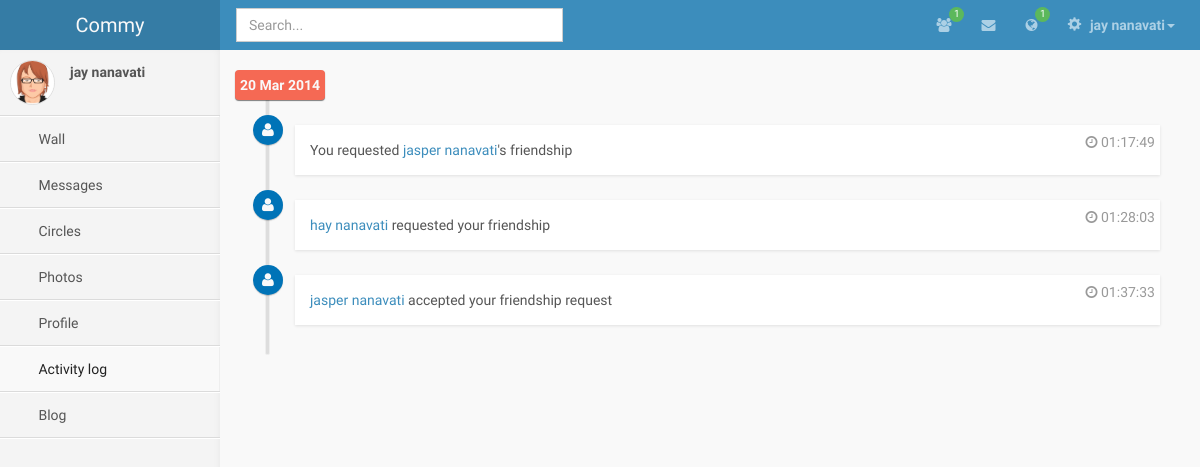
Before: /activity.php (signed in) with the older database file.
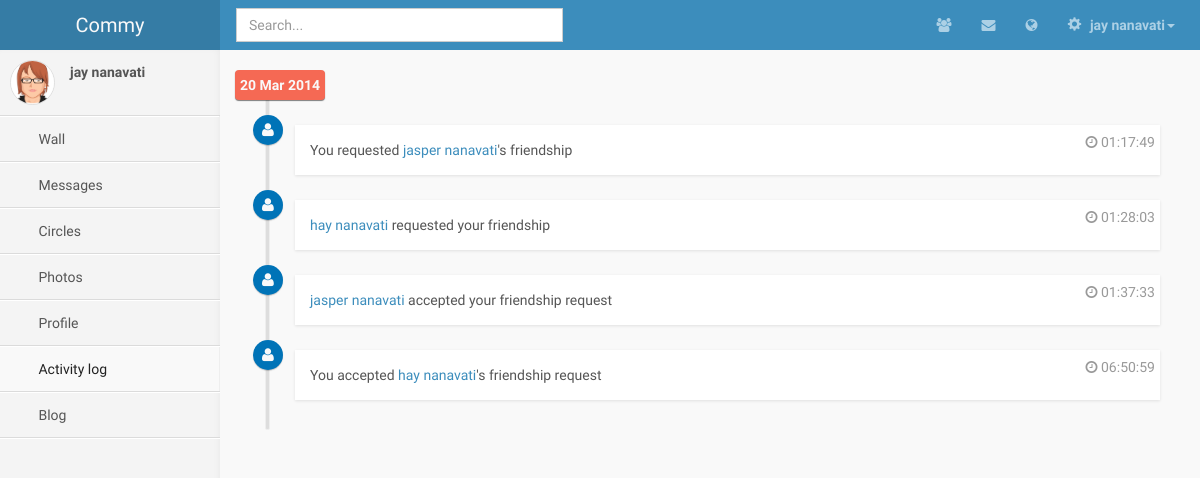
After: the same page with the newer database file.
### tables this page shows
CREATE TABLE IF NOT EXISTS `profile` (
  `id` int(11) NOT NULL AUTO_INCREMENT,
  `main_type` int(11) NOT NULL,
  `name` varchar(512) NOT NULL,
  `surname` varchar(512) NOT NULL,
  `profile_photo_id` int(11) DEFAULT NULL,
  `cover_photo_id` int(11) DEFAULT NULL,
  `dob` date NOT NULL,
  `email` varchar(512) NOT NULL,
  `password` varchar(512) NOT NULL,
  PRIMARY KEY (`id`),
  KEY `profile_photo_id` (`profile_photo_id`),
  KEY `cover_photo_id` (`cover_photo_id`)
);

CREATE TABLE IF NOT EXISTS `activity` (
  `id` int(11) NOT NULL AUTO_INCREMENT,
  `from_user_id` int(11) NOT NULL,
  `to_user_id` int(11) DEFAULT NULL,
  `main_type` int(11) NOT NULL,
  `sub_type` int(11) NOT NULL,
  `object_id` int(11) NOT NULL,
  `created_date` timestamp NOT NULL DEFAULT CURRENT_TIMESTAMP,
  PRIMARY KEY (`id`),
  KEY `to_user_id` (`to_user_id`),
  KEY `from_user_id` (`from_user_id`)
);

### activity.php (the view, shortened to what this page needs)
<!DOCTYPE HTML>
<html>
    <head>
         <?PHP
            require("includes/php-includes.php");
            require("includes/html-includes.php");
            if ($result = $mysqli->query("SELECT * FROM profile WHERE id = (SELECT profile_id FROM user WHERE id = " . $_SESSION["user_id"] . ") LIMIT 1"))
            {
                $profile = $result->fetch_object();
            }
        ?>
        <link href="css/activity.css" rel="stylesheet" type="text/css" />
    </head>
    <body class="skin-blue">
        <?PHP
			require("includes/header.php");
        ?>
        <div class="wrapper row-offcanvas row-offcanvas-left">
            <?PHP include_once('includes/sidebar.php'); ?>
            <aside class="right-side">
                <section class="content">
                    <div class="row">
                        <div class="col-md-12">
                            <ul class="timeline">
                                <?PHP
                                    if ($result = $mysqli->query("SELECT * FROM activity WHERE from_user_id = " . $_SESSION["user_id"] . " OR to_user_id = " . $_SESSION["user_id"] . " ORDER BY created_date ASC"))
                                    {
                                        $currentDate = 0;
                                        for ($i = 0; $i < $result->num_rows; $i++)
                                        {
                                            $activity = $result->fetch_object();
                                            $date = floor(strtotime($activity->created_date) / 86400);
                                            if ($date != $currentDate)
                                            {
                                                $currentDate = $date;
                                                echo "
                                                        <li class='time-label'>
                                                            <span class='bg-red'>
                                                                " . date("d M Y", strtotime($activity->created_date)). "
                                                            </span>
                                                        </li>
                                                        ";
                                            }
                                            echo "<li>";
                                            if ($activity->main_type == 0)
                                            {
                                                if ($activity->sub_type == 0)
                                                {
                                                    if ($activity->from_user_id == $_SESSION["user_id"])
                                                    {
                                                        $otherPerson = $mysqli->query("SELECT * FROM profile WHERE id = (SELECT profile_id FROM user WHERE id = $activity->to_user_id LIMIT 1) LIMIT 1")->fetch_object();
                                                        echo "<i class='fa fa-user bg-blue'></i><div class='timeline-item'><span class='time'><i class='fa fa-clock-o'></i> " . date("H:i:s", strtotime($activity->created_date)) . "</span><div class='timeline-body'>You requested <a href='view_profile.php?id=$activity->to_user_id'>$otherPerson->name $otherPerson->surname</a>'s friendship</div></div>";
                                                    }
                                                    else
                                                    if ($activity->to_user_id == $_SESSION["user_id"])
                                                    {
                                                        $otherPerson = $mysqli->query("SELECT * FROM profile WHERE id = (SELECT profile_id FROM user WHERE id = $activity->from_user_id LIMIT 1) LIMIT 1")->fetch_object();
                                                        echo "<i class='fa fa-user bg-blue'></i><div class='timeline-item'><span class='time'><i class='fa fa-clock-o'></i> " . date("H:i:s", strtotime($activity->created_date)) . "</span><div class='timeline-body'><a href='view_profile.php?id=$activity->from_user_id'>$otherPerson->name $otherPerson->surname</a> requested your friendship</div></div>";
                                                    }
                                                }
                                            }
                                            else
                                            if ($activity->main_type == 2)
                                            {
                                                if ($activity->sub_type == 1)
                                                {
                                                    if ($activity->from_user_id == $_SESSION["user_id"])
                                                    {
                                                        $otherPerson = $mysqli->query("SELECT * FROM profile WHERE id = (SELECT profile_id FROM user WHERE id = $activity->to_user_id LIMIT 1) LIMIT 1")->fetch_object();
                                                        echo "<i class='fa fa-user bg-blue'></i><div class='timeline-item'><span class='time'><i class='fa fa-clock-o'></i> " . date("H:i:s", strtotime($activity->created_date)) . "</span><div class='timeline-body'>You accepted <a href='view_profile.php?id=$activity->to_user_id'>$otherPerson->name $otherPerson->surname</a>'s friendship request</div></div>";
                                                    }
                                                    else
                                                    if ($activity->to_user_id == $_SESSION["user_id"])
                                                    {
                                                        $otherPerson = $mysqli->query("SELECT * FROM profile WHERE id = (SELECT profile_id FROM user WHERE id = $activity->from_user_id LIMIT 1) LIMIT 1")->fetch_object();
                                                        echo "<i class='fa fa-user bg-blue'></i><div class='timeline-item'><span class='time'><i class='fa fa-clock-o'></i> " . date("H:i:s", strtotime($activity->created_date)) . "</span><div class='timeline-body'><a href='view_profile.php?id=$activity->from_user_id'>$otherPerson->name $otherPerson->surname</a> accepted your friendship request</div></div>";
                                                    }
                                                }
                                            }
                                            echo "</li>";
                                        }
                                    }
                                ?>
                            </ul>
                        </div>
                    </div>
                </section>
            </aside>
        </div>
	    </body>
</html>

### includes/html-includes.php (shortened to what this page needs)
      <link href="css/bootstrap.min.css" rel="stylesheet" type="text/css" />
      <link href="css/font-awesome.min.css" rel="stylesheet" type="text/css" />
      <link href="css/ionicons.min.css" rel="stylesheet" type="text/css" />
      <link href="css/morris/morris.css" rel="stylesheet" type="text/css" />
      <link href="css/jvectormap/jquery-jvectormap-1.2.2.css" rel="stylesheet" type="text/css" />
      <link href="css/fullcalendar/fullcalendar.css" rel="stylesheet" type="text/css" />
      <link href="css/daterangepicker/daterangepicker-bs3.css" rel="stylesheet" type="text/css" />
      <link href="css/bootstrap-wysihtml5/bootstrap3-wysihtml5.min.css" rel="stylesheet" type="text/css" />
      <link href="css/AdminLTE.css" rel="stylesheet" type="text/css" />
      <link href="css/global.css" rel="stylesheet" type="text/css" />
<link rel="stylesheet" href="css/jquery.fileupload.css">

### includes/header.php (shortened to what this page needs)
<?PHP
	$friend_requests = 0;
	$messages = 0;
	$general_notifs = 0;
	if ($result = $mysqli->query("SELECT * FROM notification,activity WHERE notification.activity_id=activity.id AND notification.target_id=".$_SESSION["user_id"]))
            {
				while($row = $result->fetch_assoc()){
					if($row['main_type']==0){
						if($row['seen']==0){
							$friend_requests++;
						}
					}else if($row['main_type']==1){
						if($row['seen']==0){
							$messages++;
						}
					}else if($row['main_type']==2){
						if($row['seen']==0){
							$general_notifs++;
						}
					}
				}
            }
?>
        <header class="header">
            <a class="logo" href="#">Commy</a>
            <nav class="navbar navbar-static-top" role="navigation">
                <input type="text" autocomplete="off" name="q" id="search_box" class="form-control searchbox"  placeholder="Search..." style="margin-left:16px;">
                <div class="navbar-right">
                    <ul class="nav navbar-nav">
                        <li class="dropdown messages-menu" id="friend-request-icon">
                            <a href="#" class="dropdown-toggle" data-toggle="dropdown" id="friend-request-notif">
                                <i class="fa fa-users"></i>
								<?PHP
									if($friend_requests>0){
										echo '<span class="label label-success" id="friend-request-count">'.$friend_requests.'</span>';
									}
								?>
                            </a>
                        </li>
                        <li class="dropdown messages-menu">
                            <a href="#" class="dropdown-toggle" data-toggle="dropdown" >
                                <i class="fa fa-envelope"></i>
							</a>
                        </li>
                        <li class="dropdown messages-menu" id="general-notif-icon">
                            <a href="#" class="dropdown-toggle" data-toggle="dropdown" id="general-notif">
                                <i class="fa fa-globe"></i>
								<?PHP
									if($general_notifs>0){
										echo '<span class="label label-success" id="general-notif-count">'.$general_notifs.'</span>';
									}
								?>
                            </a>
                        </li>
                        <li class="dropdown user user-menu">
                            <a href="#" class="dropdown-toggle" data-toggle="dropdown">
                                <i class="glyphicon glyphicon-cog"></i>
                                <span><?PHP
                                    if (isset($profile)) {
                                        echo $profile->name . " " . $profile->surname;
                                    }
                                ?><i class="caret"></i></span>
                            </a>
									<?PHP
									$profile_photo_url="img/avatar3.png";
									?>
                        </li>
                    </ul>
                </div>
            </nav>
        </header>

### includes/sidebar.php
      <aside class="left-side sidebar-offcanvas">
          <section class="sidebar">
              <div class="user-panel">
                  <div class="pull-left image">
	<?PHP
                      echo '<img src="'.$profile_photo_url.'" class="img-circle" alt="User Image" />';
	?>
</div>
                  <div class="pull-left info">
                      <p><?PHP
                          if (isset($profile)) {
                              echo $profile->name . " " . $profile->surname;
                          }
                      ?></p>
                  </div>
              </div>
              <ul class="sidebar-menu">
                  <li id="wall_menu">
                      <a href="wall.php">
                          <i class="fa"></i> <span>Wall</span>
                      </a>
                  </li>
                  <li id="messages_menu">
                      <a href="messages.php">
                          <i class="fa"></i> <span>Messages</span>
                      </a>
                  </li>
                  <li id="circles_menu">
                      <a href="circles.php">
                          <i class="fa"></i> <span>Circles</span>
                      </a>
                  </li>
                  <li id="profile_menu">
                      <a href="photos.php">
                          <i class="fa"></i> <span>Photos</span>
                      </a>
                  </li>
                  <li id="profile_menu">
                      <a href="profile.php">
                          <i class="fa"></i> <span>Profile</span>
                      </a>
                  </li>
                  <li id="activity_menu">
                      <a href="activity.php">
                          <i class="fa"></i> <span>Activity log</span>
                      </a>
                  </li>
                  <li id="blog_menu">
                      <a href="blog.php">
                          <i class="fa"></i> <span>Blog</span>
                      </a>
                  </li>
              </ul>
          </section>
      </aside>

### css/global.css (style rules this page uses)
.searchbox { width: 33.33%; margin: 8px auto; }
.navbar-right { display: inline-block; margin-top: -50px; }

Changed rows visible on the page:
added activity: created_date "06:50:59", profile.name "hay", profile.surname "nanavati"
Other visible differences:
$friend_requests: "1" → (not shown)
$general_notifs: "1" → (not shown)
